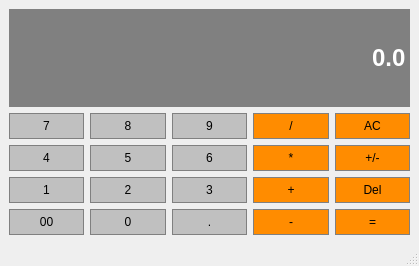
<?xml version="1.0" encoding="UTF-8"?>
<ui version="4.0">
 <class>Calculator</class>
 <widget class="QMainWindow" name="Calculator">
  <property name="geometry">
   <rect>
    <x>0</x>
    <y>0</y>
    <width>419</width>
    <height>266</height>
   </rect>
  </property>
  <property name="sizePolicy">
   <sizepolicy hsizetype="Preferred" vsizetype="Expanding">
    <horstretch>0</horstretch>
    <verstretch>0</verstretch>
   </sizepolicy>
  </property>
  <property name="windowTitle">
   <string>Calculator</string>
  </property>
  <widget class="QWidget" name="centralwidget">
   <layout class="QGridLayout" name="gridLayout">
    <item row="4" column="2">
     <widget class="QPushButton" name="Button6">
      <property name="sizePolicy">
       <sizepolicy hsizetype="Preferred" vsizetype="Preferred">
        <horstretch>0</horstretch>
        <verstretch>0</verstretch>
       </sizepolicy>
      </property>
      <property name="styleSheet">
       <string notr="true">QPushButton
{
	background-color: #C0C0C0;
	border: 1px solid gray;
	padding: 5px;
}

QPushButton:pressed
{
	background-color: #A9A9A9;
	border: 1px solid gray;
	padding: 5px;
}</string>
      </property>
      <property name="text">
       <string>6</string>
      </property>
     </widget>
    </item>
    <item row="4" column="0">
     <widget class="QPushButton" name="Button4">
      <property name="sizePolicy">
       <sizepolicy hsizetype="Preferred" vsizetype="Preferred">
        <horstretch>0</horstretch>
        <verstretch>0</verstretch>
       </sizepolicy>
      </property>
      <property name="styleSheet">
       <string notr="true">QPushButton
{
	background-color: #C0C0C0;
	border: 1px solid gray;
	padding: 5px;
}

QPushButton:pressed
{
	background-color: #A9A9A9;
	border: 1px solid gray;
	padding: 5px;
}</string>
      </property>
      <property name="text">
       <string>4</string>
      </property>
     </widget>
    </item>
    <item row="5" column="3">
     <widget class="QPushButton" name="Add">
      <property name="sizePolicy">
       <sizepolicy hsizetype="Preferred" vsizetype="Preferred">
        <horstretch>0</horstretch>
        <verstretch>0</verstretch>
       </sizepolicy>
      </property>
      <property name="styleSheet">
       <string notr="true">QPushButton
{
	background-color: #FF8C00;
	border: 1px solid gray;
	padding: 5px;
}

QPushButton:pressed
{
	background-color: #A9A9A9;
	border: 1px solid gray;
	padding: 5px;
}</string>
      </property>
      <property name="text">
       <string>+</string>
      </property>
     </widget>
    </item>
    <item row="4" column="1">
     <widget class="QPushButton" name="Button5">
      <property name="sizePolicy">
       <sizepolicy hsizetype="Preferred" vsizetype="Preferred">
        <horstretch>0</horstretch>
        <verstretch>0</verstretch>
       </sizepolicy>
      </property>
      <property name="styleSheet">
       <string notr="true">QPushButton
{
	background-color: #C0C0C0;
	border: 1px solid gray;
	padding: 5px;
}

QPushButton:pressed
{
	background-color: #A9A9A9;
	border: 1px solid gray;
	padding: 5px;
}</string>
      </property>
      <property name="text">
       <string>5</string>
      </property>
     </widget>
    </item>
    <item row="3" column="4">
     <widget class="QPushButton" name="Allclear">
      <property name="sizePolicy">
       <sizepolicy hsizetype="Preferred" vsizetype="Preferred">
        <horstretch>0</horstretch>
        <verstretch>0</verstretch>
       </sizepolicy>
      </property>
      <property name="styleSheet">
       <string notr="true">QPushButton
{
	background-color: #FF8C00;
	border: 1px solid gray;
	padding: 5px;
}

QPushButton:pressed
{
	background-color: #A9A9A9;
	border: 1px solid gray;
	padding: 5px;
}</string>
      </property>
      <property name="text">
       <string>AC</string>
      </property>
     </widget>
    </item>
    <item row="3" column="0">
     <widget class="QPushButton" name="Button7">
      <property name="sizePolicy">
       <sizepolicy hsizetype="Preferred" vsizetype="Preferred">
        <horstretch>0</horstretch>
        <verstretch>0</verstretch>
       </sizepolicy>
      </property>
      <property name="styleSheet">
       <string notr="true">QPushButton
{
	background-color: #C0C0C0;
	border: 1px solid gray;
	padding: 5px;
}

QPushButton:pressed
{
	background-color: #A9A9A9;
	border: 1px solid gray;
	padding: 5px;
}</string>
      </property>
      <property name="text">
       <string>7</string>
      </property>
     </widget>
    </item>
    <item row="3" column="1">
     <widget class="QPushButton" name="Button8">
      <property name="sizePolicy">
       <sizepolicy hsizetype="Preferred" vsizetype="Preferred">
        <horstretch>0</horstretch>
        <verstretch>0</verstretch>
       </sizepolicy>
      </property>
      <property name="styleSheet">
       <string notr="true">QPushButton
{
	background-color: #C0C0C0;
	border: 1px solid gray;
	padding: 5px;
}

QPushButton:pressed
{
	background-color: #A9A9A9;
	border: 1px solid gray;
	padding: 5px;
}</string>
      </property>
      <property name="text">
       <string>8</string>
      </property>
     </widget>
    </item>
    <item row="5" column="1">
     <widget class="QPushButton" name="Button2">
      <property name="sizePolicy">
       <sizepolicy hsizetype="Preferred" vsizetype="Preferred">
        <horstretch>0</horstretch>
        <verstretch>0</verstretch>
       </sizepolicy>
      </property>
      <property name="styleSheet">
       <string notr="true">QPushButton
{
	background-color: #C0C0C0;
	border: 1px solid gray;
	padding: 5px;
}

QPushButton:pressed
{
	background-color: #A9A9A9;
	border: 1px solid gray;
	padding: 5px;
}</string>
      </property>
      <property name="text">
       <string>2</string>
      </property>
     </widget>
    </item>
    <item row="5" column="0">
     <widget class="QPushButton" name="Button1">
      <property name="sizePolicy">
       <sizepolicy hsizetype="Preferred" vsizetype="Preferred">
        <horstretch>0</horstretch>
        <verstretch>0</verstretch>
       </sizepolicy>
      </property>
      <property name="styleSheet">
       <string notr="true">QPushButton
{
	background-color: #C0C0C0;
	border: 1px solid gray;
	padding: 5px;
}

QPushButton:pressed
{
	background-color: #A9A9A9;
	border: 1px solid gray;
	padding: 5px;
}</string>
      </property>
      <property name="text">
       <string>1</string>
      </property>
     </widget>
    </item>
    <item row="3" column="3">
     <widget class="QPushButton" name="Divide">
      <property name="sizePolicy">
       <sizepolicy hsizetype="Preferred" vsizetype="Preferred">
        <horstretch>0</horstretch>
        <verstretch>0</verstretch>
       </sizepolicy>
      </property>
      <property name="styleSheet">
       <string notr="true">QPushButton
{
	background-color: #FF8C00;
	border: 1px solid gray;
	padding: 5px;
}

QPushButton:pressed
{
	background-color: #A9A9A9;
	border: 1px solid gray;
	padding: 5px;
}</string>
      </property>
      <property name="text">
       <string>/</string>
      </property>
     </widget>
    </item>
    <item row="3" column="2">
     <widget class="QPushButton" name="Button9">
      <property name="sizePolicy">
       <sizepolicy hsizetype="Preferred" vsizetype="Preferred">
        <horstretch>0</horstretch>
        <verstretch>0</verstretch>
       </sizepolicy>
      </property>
      <property name="styleSheet">
       <string notr="true">QPushButton
{
	background-color: #C0C0C0;
	border: 1px solid gray;
	padding: 5px;
}

QPushButton:pressed
{
	background-color: #A9A9A9;
	border: 1px solid gray;
	padding: 5px;
}</string>
      </property>
      <property name="text">
       <string>9</string>
      </property>
     </widget>
    </item>
    <item row="5" column="2">
     <widget class="QPushButton" name="Button3">
      <property name="sizePolicy">
       <sizepolicy hsizetype="Preferred" vsizetype="Preferred">
        <horstretch>0</horstretch>
        <verstretch>0</verstretch>
       </sizepolicy>
      </property>
      <property name="styleSheet">
       <string notr="true">QPushButton
{
	background-color: #C0C0C0;
	border: 1px solid gray;
	padding: 5px;
}

QPushButton:pressed
{
	background-color: #A9A9A9;
	border: 1px solid gray;
	padding: 5px;
}</string>
      </property>
      <property name="text">
       <string>3</string>
      </property>
     </widget>
    </item>
    <item row="5" column="4">
     <widget class="QPushButton" name="Delet">
      <property name="sizePolicy">
       <sizepolicy hsizetype="Preferred" vsizetype="Preferred">
        <horstretch>0</horstretch>
        <verstretch>0</verstretch>
       </sizepolicy>
      </property>
      <property name="styleSheet">
       <string notr="true">QPushButton
{
	background-color: #FF8C00;
	border: 1px solid gray;
	padding: 5px;
}

QPushButton:pressed
{
	background-color: #A9A9A9;
	border: 1px solid gray;
	padding: 5px;
}</string>
      </property>
      <property name="text">
       <string>Del</string>
      </property>
     </widget>
    </item>
    <item row="2" column="0" colspan="5">
     <widget class="QLineEdit" name="Display">
      <property name="sizePolicy">
       <sizepolicy hsizetype="Preferred" vsizetype="Expanding">
        <horstretch>0</horstretch>
        <verstretch>0</verstretch>
       </sizepolicy>
      </property>
      <property name="font">
       <font>
        <family>Arial</family>
        <pointsize>18</pointsize>
        <weight>75</weight>
        <bold>true</bold>
       </font>
      </property>
      <property name="styleSheet">
       <string notr="true">QLineEdit
{
	background-color: gray;
	border: 1px solid gray;
	color: #ffffff;
}</string>
      </property>
      <property name="text">
       <string>0.0</string>
      </property>
      <property name="alignment">
       <set>Qt::AlignRight|Qt::AlignTrailing|Qt::AlignVCenter</set>
      </property>
     </widget>
    </item>
    <item row="4" column="3">
     <widget class="QPushButton" name="Multiply">
      <property name="sizePolicy">
       <sizepolicy hsizetype="Preferred" vsizetype="Preferred">
        <horstretch>0</horstretch>
        <verstretch>0</verstretch>
       </sizepolicy>
      </property>
      <property name="styleSheet">
       <string notr="true">QPushButton
{
	background-color: #FF8C00;
	border: 1px solid gray;
	padding: 5px;
}

QPushButton:pressed
{
	background-color: #A9A9A9;
	border: 1px solid gray;
	padding: 5px;
}</string>
      </property>
      <property name="text">
       <string>*</string>
      </property>
     </widget>
    </item>
    <item row="4" column="4">
     <widget class="QPushButton" name="Signchange">
      <property name="sizePolicy">
       <sizepolicy hsizetype="Preferred" vsizetype="Preferred">
        <horstretch>0</horstretch>
        <verstretch>0</verstretch>
       </sizepolicy>
      </property>
      <property name="styleSheet">
       <string notr="true">QPushButton
{
	background-color: #FF8C00;
	border: 1px solid gray;
	padding: 5px;
}

QPushButton:pressed
{
	background-color: #A9A9A9;
	border: 1px solid gray;
	padding: 5px;
}</string>
      </property>
      <property name="text">
       <string>+/-</string>
      </property>
     </widget>
    </item>
    <item row="6" column="0">
     <widget class="QPushButton" name="zeroes">
      <property name="sizePolicy">
       <sizepolicy hsizetype="Preferred" vsizetype="Preferred">
        <horstretch>0</horstretch>
        <verstretch>0</verstretch>
       </sizepolicy>
      </property>
      <property name="styleSheet">
       <string notr="true">QPushButton
{
	background-color: #C0C0C0;
	border: 1px solid gray;
	padding: 5px;
}

QPushButton:pressed
{
	background-color: #A9A9A9;
	border: 1px solid gray;
	padding: 5px;
}</string>
      </property>
      <property name="text">
       <string>00</string>
      </property>
     </widget>
    </item>
    <item row="6" column="1">
     <widget class="QPushButton" name="Button0">
      <property name="sizePolicy">
       <sizepolicy hsizetype="Preferred" vsizetype="Preferred">
        <horstretch>0</horstretch>
        <verstretch>0</verstretch>
       </sizepolicy>
      </property>
      <property name="styleSheet">
       <string notr="true">QPushButton
{
	background-color: #C0C0C0;
	border: 1px solid gray;
	padding: 5px;
}

QPushButton:pressed
{
	background-color: #A9A9A9;
	border: 1px solid gray;
	padding: 5px;
}</string>
      </property>
      <property name="text">
       <string>0</string>
      </property>
     </widget>
    </item>
    <item row="6" column="2">
     <widget class="QPushButton" name="Decimal">
      <property name="sizePolicy">
       <sizepolicy hsizetype="Preferred" vsizetype="Preferred">
        <horstretch>0</horstretch>
        <verstretch>0</verstretch>
       </sizepolicy>
      </property>
      <property name="styleSheet">
       <string notr="true">QPushButton
{
	background-color: #C0C0C0;
	border: 1px solid gray;
	padding: 5px;
}

QPushButton:pressed
{
	background-color: #A9A9A9;
	border: 1px solid gray;
	padding: 5px;
}</string>
      </property>
      <property name="text">
       <string>.</string>
      </property>
     </widget>
    </item>
    <item row="6" column="3">
     <widget class="QPushButton" name="Subtract">
      <property name="sizePolicy">
       <sizepolicy hsizetype="Preferred" vsizetype="Preferred">
        <horstretch>0</horstretch>
        <verstretch>0</verstretch>
       </sizepolicy>
      </property>
      <property name="styleSheet">
       <string notr="true">QPushButton
{
	background-color: #FF8C00;
	border: 1px solid gray;
	padding: 5px;
}

QPushButton:pressed
{
	background-color: #A9A9A9;
	border: 1px solid gray;
	padding: 5px;
}</string>
      </property>
      <property name="text">
       <string>-</string>
      </property>
     </widget>
    </item>
    <item row="6" column="4">
     <widget class="QPushButton" name="Equals">
      <property name="styleSheet">
       <string notr="true">QPushButton
{
	background-color: #FF8C00;
	border: 1px solid gray;
	padding: 5px;
}

QPushButton:pressed
{
	background-color: #A9A9A9;
	border: 1px solid gray;
	padding: 5px;
}</string>
      </property>
      <property name="text">
       <string>=</string>
      </property>
     </widget>
    </item>
   </layout>
  </widget>
  <widget class="QMenuBar" name="menubar">
   <property name="geometry">
    <rect>
     <x>0</x>
     <y>0</y>
     <width>419</width>
     <height>26</height>
    </rect>
   </property>
  </widget>
  <widget class="QStatusBar" name="statusbar"/>
 </widget>
 <resources/>
 <connections/>
</ui>
